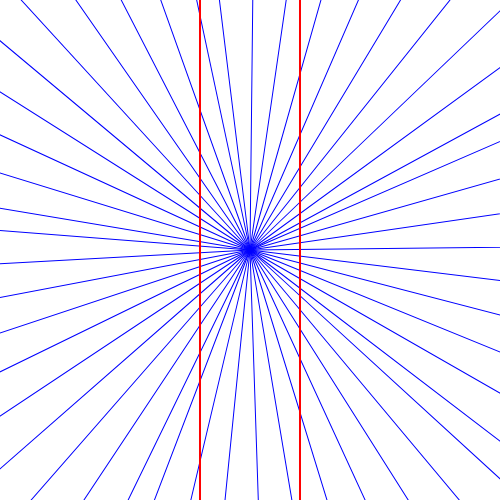
Frame 1 (no input)
Frame 60 (no input): identical to frame 1, image omitted
Frame 120 (the mouse pressed at the canvas centre since frame 60): identical to frame 1, image omitted

The p5.js sketch that drew this single still picture (run headless with seeded random() and noise() and a simulated clock; from frame 60 on, the mouse is pressed at the canvas centre):

// p5.js sketch
// ── sketch.js
var red = 255; 
var green = 255;
var blue = 255;

function setup () {
    createCanvas(500, 500);
}

function draw () {
	background(red, green, blue);
	translate(250, 250);
	strokeWeight(1);
	stroke(0, 0, 255);
	
	for (var i = 0; i < 490; i = i + 10) {
	  rotate(5);
	  line(0, 0, 400, 400);
	}
	
	strokeWeight(2);
	stroke(255, 0, 0);
	rotate(-245);
	translate(-250, -250);
	line(200, 0, 200, 500);
	line(300, 0, 300, 500);
}
	
function mousePressed () {
	red = 0;
	green = 0;
}

function mouseReleased () {
	red = 255;
	green = 255;
} 
